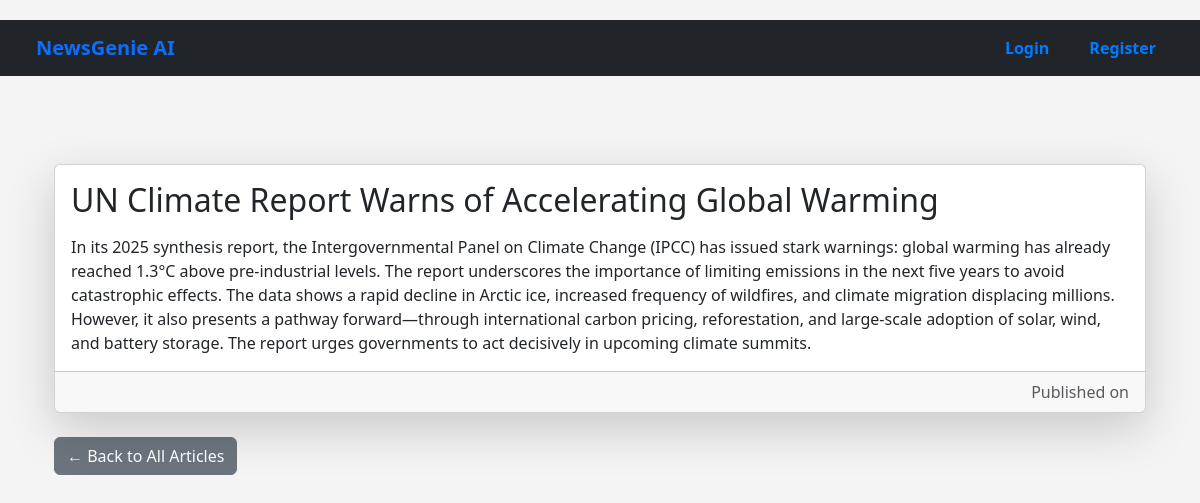
The page /articles/articles/4/ on the database its author committed.
### news/models.py (models this page shows, shortened)
class Article(models.Model):
    title = models.CharField(max_length=200)
    content = models.TextField()
    summary = models.TextField(blank=True)
    source_url = models.URLField()
    category = models.ForeignKey(Category, on_delete=models.CASCADE)
    published_date = models.DateTimeField(default=timezone.now)
    created_at = models.DateTimeField(auto_now_add=True)
    audio_file = models.FileField(upload_to='audio/', blank=True, null=True)
    class Meta:
        ordering = ['-published_date']

### news/views.py (the view)
# urls.py: path('<int:pk>/', ArticleDetailView.as_view(), name='article_detail'),
class ArticleDetailView(DetailView):
    model = Article
    template_name = 'news/article_detail.html'
    context_object_name = 'article'
    def get_object(self, queryset=None):
        obj = super().get_object(queryset)
        if self.request.user.is_authenticated:
            ReadingHistory.objects.get_or_create(user=self.request.user, article=obj)
        return obj

### news/templates/news/article_detail.html
{% extends 'base.html' %}
{% block content %}
  <div class="container mt-4">
    <div class="card shadow-lg">
      <div class="card-body">
        <h2 class="card-title">{{ article.title }}</h2>
        <p class="card-text mt-3">{{ article.content }}</p>
      </div>
      <div class="card-footer text-muted text-end">
        Published on {{ article.published_at|date:"F j, Y, g:i a" }}
      </div>
    </div>
    <div class="mt-4">
      <a href="{% url 'home' %}" class="btn btn-secondary">← Back to All Articles</a>
    </div>
  </div>
{% endblock %}

### static/css/style.css (style rules this page uses)
* { margin: 0; padding: 0; box-sizing: border-box; }
body { font-family: 'Segoe UI', sans-serif; background-color: #f4f4f4; min-height: 100vh; display: flex; flex-direction: column; align-items: center; }

### rows shown on the page
Article: title "UN Climate Report Warns of Accelerating Global Warming", content "In its 2025 synthesis report, the Intergovernmental Panel on Climate Change (IPCC) has issued stark warnings: global warming has already reached 1.3°C above pre-industrial levels. The report underscores the importance of limiting emissions in the next five years to avoid catastrophic effects. The data shows a rapid decline in Arctic ice, increased frequency of wildfires, and climate migration displacing millions. However, it also presents a pathway forward—through international carbon pricing, reforestation, and large-scale adoption of solar, wind, and battery storage. The report urges governments to act decisively in upcoming climate summits."
